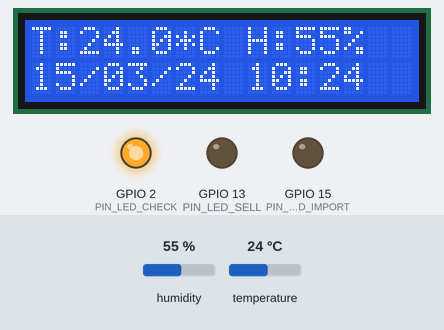
The program below on a simulated ESP32. On the bench: 16×2 character LCD, output pins drawn as LEDs (lit = HIGH). Inputs (shaded band) come from the test bench; at power-on: humidity 55 %, temperature 24 °C. WiFi joins after 1.5 s; servers stay silent unless stated; the local clock reads 2024-03-15 10:24:30 at power-on unless the program sets it; what the program prints to the serial monitor is not drawn.

Above: at 1.3 s.
1.4 s: humidity set to 22 %
At 9.3 s:
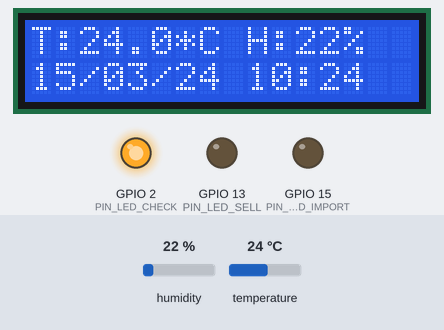
9.7 s: temperature set to 12 °C
At 16.7 s:
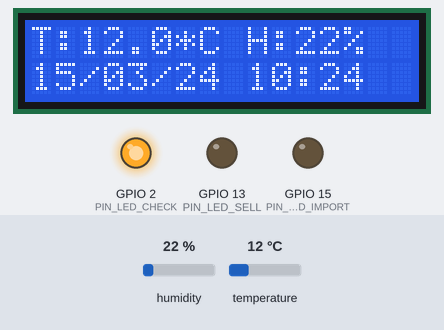
19.2 s: humidity set to 40 %
At 25.2 s:
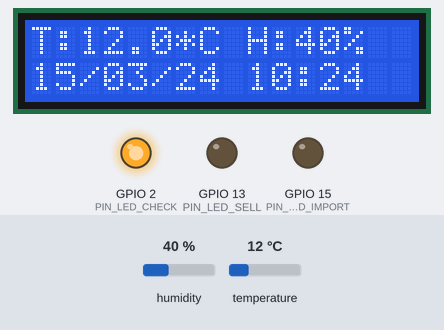
33.0 s: temperature set to 19 °C
At 41.1 s:
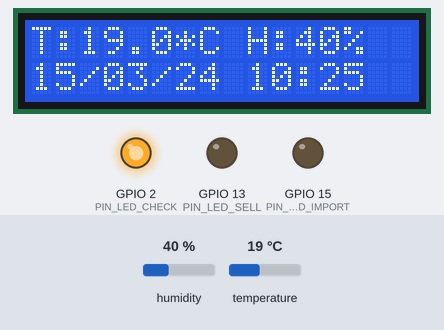
Timing chart, 0 to 42.6 s (numbered marks = the images above; inputs shaded):
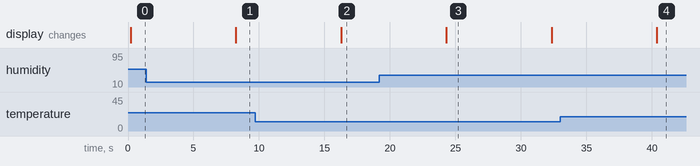

Measured:
- after the input at 1.4 s, the display: changes after 6.8 s (image 1)
- after the input at 9.7 s, the display: changes after 6.6 s (image 2)
- after the input at 19.2 s, the display: changes after 5.1 s (image 3)
- after the input at 33.0 s, the display: changes after 7.4 s (image 4)
- what the display in image 3 shows lasts 8.0 s, from 24.3 s to 32.3 s

The program:

main.cpp
```cpp
#include <Arduino.h>
#include <freertos/FreeRTOS.h>
#include <freertos/task.h>

#include "global.h"
#include "config/SystemConfig.h"
#include "hal/HalRFID.h"

#include "tasks/TaskInput.h"
#include "tasks/TaskManager.h"
#include "tasks/TaskTemp.h"
#include "tasks/task_wifi.h"

HalRFID myRFID;
QueueHandle_t g_queueRFID_to_Manager;

void setup() {
    Serial.begin(115200);
    Serial.setTimeout(50); // Chống kẹt Serial

    pinMode(PIN_LED_CHECK, OUTPUT);
    pinMode(PIN_LED_IMPORT, OUTPUT);
    pinMode(PIN_LED_SELL, OUTPUT);
    updateLeds();

    xSerialMutex = xSemaphoreCreateMutex();
    xLcdMutex = xSemaphoreCreateMutex();

    if (xSerialMutex == NULL || xLcdMutex == NULL) {
        Serial.println("Lỗi: Không thể tạo Mutex!");
        while(1);
    }

    // Khởi tạo LCD toàn cục
    myLCD.init();
    myLCD.showMessage("Edge Device", "System Ready.");

    // Khởi tạo Queue
    g_queueRFID_to_Manager = xQueueCreate(10, sizeof(SystemMessage));

    // Cập nhật lại Params cho Task (Xóa bỏ Queue gửi tới LCD)
    static InputTaskParams inputParams = {g_queueRFID_to_Manager, &myRFID};
    static ManagerTaskParams managerParams = {g_queueRFID_to_Manager, NULL}; // Sửa lại param này trong TaskManager.h nếu cần

    Serial.println(">>> STARTING EDGE TASKS...");

    // Khởi chạy các Task
    xTaskCreate(TaskManagerFunc,  "Manager",  4096, &managerParams, 2, NULL);
    xTaskCreate(TaskInputFunc,    "Input",    4096, &inputParams,   2, NULL);
    xTaskCreate(TaskTempFunc,     "Temp",     4096, NULL,           1, NULL);
    xTaskCreate(TaskWifiTimeFunc, "WifiTime", 4096, NULL,           1, NULL);

    // Đã xóa xTaskCreate của TaskDisplay
}

void loop() {
    // Vòng lặp chính bị FreeRTOS chiếm quyền điều khiển
    vTaskDelete(NULL);
}
```

global.h
```cpp
#ifndef GLOBAL_H
#define GLOBAL_H

#include <Arduino.h>
#include <freertos/FreeRTOS.h>
#include <freertos/semphr.h>
#include <freertos/queue.h>
#include "config/SystemConfig.h"
#include "hal/HalLCD.h" // Nhúng thư viện LCD vào đây để mọi Task đều thấy

// --- CÁC KIỂU DỮ LIỆU DÙNG CHUNG ---
enum EventType {
    EVENT_IDLE,
    EVENT_SCAN_RFID
    // Đã xóa EVENT_UPDATE_LCD vì không xài Queue cho LCD nữa
};

struct SystemMessage {
    EventType type;
    char payload[32];
    int value;
};

// --- CÁC BIẾN TOÀN CỤC ---
extern String lastScannedRFID;
extern int currentSystemMode;  // 0=Check, 1=Import, 2=Export

extern float currentTemperature;
extern float currentHumidity;

extern void updateLeds();

// --- TÀI NGUYÊN PHẦN CỨNG DÙNG CHUNG ---
extern HalLCD myLCD;                    // Màn hình LCD toàn cục
extern SemaphoreHandle_t xLcdMutex;     // Chìa khóa bảo vệ màn hình LCD
extern SemaphoreHandle_t xSerialMutex;  // Chìa khóa bảo vệ cổng Serial

#endif
```

TaskInput.h
```cpp
#ifndef TASK_INPUT_H
#define TASK_INPUT_H

#include <Arduino.h>
#include <freertos/FreeRTOS.h>
#include <freertos/queue.h>
#include "hal/HalRFID.h"

// -------------------------------------------------------------------------
// STRUCT THAM SỐ CHO TASK INPUT
// Chứa các tài nguyên cần thiết để task hoạt động
// -------------------------------------------------------------------------
struct InputTaskParams {
    QueueHandle_t outputQueue; // Queue để gửi kết quả (Mã thẻ) sang Manager
    HalRFID* rfidReader;       // Con trỏ tới phần cứng RFID
};

// Hàm thực thi chính của Task Input
// Vòng lặp vô tận quét thẻ RFID và đẩy sự kiện vào Queue
void TaskInputFunc(void *pvParameters);

#endif
```

TaskManager.h
```cpp
#ifndef TASK_MANAGER_H
#define TASK_MANAGER_H

#include <Arduino.h>
#include <freertos/FreeRTOS.h>
#include <freertos/queue.h>

// -------------------------------------------------------------------------
// STRUCT THAM SỐ CHO TASK MANAGER
// Manager cần nắm giữ cả 2 đầu mối Queue để nhận và gửi lệnh
// -------------------------------------------------------------------------
struct ManagerTaskParams {
    QueueHandle_t inputQueue;   // Nhận dữ liệu từ Input Task (VD: Mã thẻ vừa quẹt)
    QueueHandle_t displayQueue; // Gửi lệnh hiển thị sang Display Task
};

// Hàm thực thi chính của Task Manager
// Xử lý logic nghiệp vụ: Check mã thẻ -> Tra cứu Inventory -> Quyết định hiển thị
void TaskManagerFunc(void *pvParameters);

#endif
```

taskTemp.h
```cpp
#ifndef TASK_TEMP_H
#define TASK_TEMP_H
#include <Arduino.h>
#include <DHT.h>
#include "config/SystemConfig.h"
#include "global.h"

// Hàm thực thi chính của Task Temp
// Đọc cảm biến DHT định kỳ và cập nhật vào biến toàn cục
void TaskTempFunc(void *pvParameters);

#endif
```

task_wifi.h
```cpp
#ifndef TASK_WIFI_TIME_H
#define TASK_WIFI_TIME_H

#include <Arduino.h>

// Hàm thực thi chính của Task Wifi & Time (chạy trong FreeRTOS)
// Nhiệm vụ: Kết nối Wifi, lấy giờ chuẩn quốc tế (NTP) và cập nhật hệ thống
void TaskWifiTimeFunc(void *pvParameters);

#endif
```

global.cpp
```cpp
#include "global.h"

String lastScannedRFID = "";
int currentSystemMode = 0;

float currentTemperature = 0.0;
float currentHumidity = 0.0;

// Khởi tạo các đối tượng và Mutex
HalLCD myLCD;
SemaphoreHandle_t xLcdMutex = NULL;
SemaphoreHandle_t xSerialMutex = NULL;

void updateLeds(){
    digitalWrite(PIN_LED_CHECK, LOW);
    digitalWrite(PIN_LED_IMPORT, LOW);
    digitalWrite(PIN_LED_SELL, LOW);

    switch(currentSystemMode){
        case 0: digitalWrite(PIN_LED_CHECK, HIGH); break;
        case 1: digitalWrite(PIN_LED_IMPORT, HIGH); break;
        case 2: digitalWrite(PIN_LED_SELL, HIGH); break;
    }
}
```

TaskInput.cpp
```cpp
#include "tasks/TaskInput.h"
#include "global.h"

void TaskInputFunc(void *pvParameters) {
    InputTaskParams* params = (InputTaskParams*)pvParameters;
    QueueHandle_t outQ = params->outputQueue;
    HalRFID* rfid = params->rfidReader;

    SystemMessage msg;

    rfid->init();
    Serial.println("[INPUT] Ready: Scan RFID or Type Serial...");

    for (;;) {
        // 1. KIỂM TRA RFID (PHẦN CỨNG THẬT)
        if (rfid->checkTag()) {
            String uid = rfid->getTagUID();

            msg.type = EVENT_SCAN_RFID;
            strncpy(msg.payload, uid.c_str(), sizeof(msg.payload) - 1);
            msg.payload[sizeof(msg.payload) - 1] = '\0';

            xQueueSend(outQ, &msg, 10);
            vTaskDelay(1000 / portTICK_PERIOD_MS); // Chống kẹt thẻ
        }

        // 2. ĐỌC SERIAL TỪ GATEWAY
        if (Serial.available() > 0) {
            String input = Serial.readStringUntil('#');
            int colonIndex = input.indexOf(':');

            if (input.startsWith("!") && colonIndex != -1) {
                String idStr = input.substring(1, colonIndex);
                String valStr = input.substring(colonIndex + 1);

                // NẾU GATEWAY YÊU CẦU ĐỔI MODE (ID 4)
                if (idStr == "4") {
                    currentSystemMode = valStr.toInt();
                    updateLeds();
                    if (xSemaphoreTake(xLcdMutex, portMAX_DELAY) == pdTRUE) {
                        myLCD.clear();

                        myLCD.moveTo(0, 0);
                        myLCD.putStr("SYSTEM MODE:");

                        myLCD.moveTo(0, 1);
                        if (currentSystemMode == 0) myLCD.putStr("-> CHECKING");
                        else if (currentSystemMode == 1) myLCD.putStr("-> IMPORT");
                        else if (currentSystemMode == 2) myLCD.putStr("-> EXPORT");
                        vTaskDelay(2000 / portTICK_PERIOD_MS);
                        xSemaphoreGive(xLcdMutex);
                    }
                    if (xSemaphoreTake(xSerialMutex, portMAX_DELAY) == pdTRUE) {
                        Serial.print("!4:" + String(currentSystemMode) + "#");
                        xSemaphoreGive(xSerialMutex);
                    }
                }

                // NẾU GATEWAY YÊU CẦU HIỂN THỊ POP-UP (ID 5)
                else if (idStr == "5") {
                   int splitIndex = valStr.indexOf('|');
                   String line1 = "";
                   String line2 = "";

                   if (splitIndex != -1) {
                       line1 = valStr.substring(0, splitIndex);
                       line2 = valStr.substring(splitIndex + 1);
                   } else {
                       line1 = "System Msg:";
                       line2 = valStr;
                   }

                   // Vẽ Pop-up lên màn hình
                   if (xSemaphoreTake(xLcdMutex, portMAX_DELAY) == pdTRUE) {
                       myLCD.clear(); // DUY NHẤT Ở ĐÂY ĐƯỢC DÙNG CLEAR

                       myLCD.moveTo(0, 0);
                       myLCD.putStr(line1);

                       myLCD.moveTo(0, 1);
                       myLCD.putStr(line2);

                       xSemaphoreGive(xLcdMutex);
                   }
                }
            }
        }

        vTaskDelay(50 / portTICK_PERIOD_MS); // Cho CPU nghỉ ngơi
    }
}
```

TaskManager.cpp
```cpp
#include "tasks/TaskManager.h"
#include "config/SystemConfig.h"
#include "global.h"

void TaskManagerFunc(void *pvParameters) {
    ManagerTaskParams* params = (ManagerTaskParams*)pvParameters;
    QueueHandle_t inputQ = params->inputQueue;
    SystemMessage msgIn;

    for (;;) {
        if (xQueueReceive(inputQ, &msgIn, 10) == pdTRUE) {
            if (msgIn.type == EVENT_SCAN_RFID) {
                String uidHex = String(msgIn.payload);
                // Bắn thẳng mã RFID qua Serial cho Python Gateway (Feed ID: 3)
                Serial.print("!3:" + uidHex + "#");
            }
        }
        vTaskDelay(10);
    }
}
```

taskTemp.cpp
```cpp
#include "tasks/TaskTemp.h"
#include "global.h"
#include "time.h" // Thư viện đọc RTC

DHT dht(DHT_PIN, DHT_TYPE);

void TaskTempFunc(void *pvParameters) {
    dht.begin();
    Serial.println("[TEMP] Task Started");

    for (;;) {
        // 1. Đọc dữ liệu cảm biến
        float h = dht.readHumidity();
        float t = dht.readTemperature();

        if (isnan(h) || isnan(t)) {
            Serial.println("[TEMP] Failed to read DHT sensor!");
        } else {
            // Cập nhật biến toàn cục
            currentTemperature = t;
            currentHumidity = h;

            // 2. Gửi dữ liệu Sensor lên Gateway (Bọc Mutex)
            if (xSemaphoreTake(xSerialMutex, portMAX_DELAY) == pdTRUE) {
                Serial.print("!1:" + String(t, 1) + "#");
                Serial.print("!2:" + String(h, 0) + "#");
                xSemaphoreGive(xSerialMutex);
            }

            // ==========================================
            // 3. VẼ DASHBOARD LÊN LCD (KHÔNG DÙNG CLEAR)
            // ==========================================
            struct tm timeinfo;
            bool hasTime = getLocalTime(&timeinfo, 0);

            char line1[17];
            char line2[17];

            // Format dòng 1: "25.5*C 60% 82%   " (3 khoảng trắng cuối để xóa chữ rác)
            sprintf(line1, "T:%.1f*C H:%.0f%%", t, h);

            // Format dòng 2: "13/03/26 14:30  "
            if (hasTime) {
                strftime(line2, sizeof(line2), "%d/%m/%y %H:%M  ", &timeinfo);
            } else {
                sprintf(line2, "Time Syncing... ");
            }

            // Xin quyền vẽ lên LCD
            if (xSemaphoreTake(xLcdMutex, portMAX_DELAY) == pdTRUE) {
                myLCD.moveTo(0, 0);
                myLCD.putStr(line1);

                myLCD.moveTo(0, 1);
                myLCD.putStr(line2);

                xSemaphoreGive(xLcdMutex);
            }
        }

        // Đọc và vẽ lại màn hình định kỳ mỗi 8 giây
        vTaskDelay(8000 / portTICK_PERIOD_MS);
    }
}
```

task_wifi.cpp
```cpp
#include <Arduino.h>
#include <WiFi.h>
#include "time.h"
#include "global.h"

const char* ssid       = "";
const char* password   = "";

const char* ntpServer  = "pool.ntp.org";
const long  gmtOffset_sec = 7 * 3600; // GMT+7 cho Việt Nam
const int   daylightOffset_sec = 0;

void TaskWifiTimeFunc(void *pvParameters) {
    Serial.print("[WIFI] Dang ket noi den ");
    Serial.println(ssid);

    WiFi.begin(ssid, password);

    // Chờ kết nối
    while (WiFi.status() != WL_CONNECTED) {
        vTaskDelay(500 / portTICK_PERIOD_MS);
        Serial.print(".");
    }
    Serial.println("\n[WIFI] Da ket noi! Dang lay thoi gian...");

    // Khởi tạo và lấy thời gian thực từ Internet (NTP)
    configTime(gmtOffset_sec, daylightOffset_sec, ntpServer);
    vTaskDelete(NULL);
}
```

SystemConfig.h
```cpp
// include/config/SystemConfig.h
#ifndef SYSTEM_CONFIG_H
#define SYSTEM_CONFIG_H

#include <Arduino.h>

// --- PIN DEFINITIONS ---
#define PIN_SERVO       13
#define PIN_LCD_SDA     33
#define PIN_LCD_SCL     32
// RFID Pins (SPI)
#define PIN_RFID_SDA    5
#define PIN_RFID_SCK    18
#define PIN_RFID_MOSI   23
#define PIN_RFID_MISO   19
#define PIN_RFID_RST    4
//LED MODE
#define PIN_LED_CHECK   2 //GREEN
#define PIN_LED_IMPORT  15 //YELLOW
#define PIN_LED_SELL    13 //RED
// --- SYSTEM SETTINGS ---
#define LCD_ADDRESS     0x27
#define LCD_COLS        16
#define LCD_ROWS        2
#define SERIAL_BAUD     115200

// --- QUEUE SETTINGS ---
#define QUEUE_LENGTH    10
#define QUEUE_WAIT_MS   10
// --- SENSOR SETTINGS ---
#define DHT_PIN         16
#define DHT_TYPE        DHT22

#endif
```

HalLCD.h
```cpp
// include/hal/HalLCD.h
#ifndef HAL_LCD_H
#define HAL_LCD_H
#include <LiquidCrystal_I2C.h>
#include "config/SystemConfig.h"

class HalLCD {
private:
    LiquidCrystal_I2C* hw_lcd;
public:
    HalLCD();
    void init();
    void showMessage(const char* line1, const char* line2);
    void showStatus(const char* status);

    // --- CÁC HÀM MỚI BỔ SUNG ĐỂ KIỂM SOÁT TỌA ĐỘ ---

    // Xóa toàn bộ màn hình
    void clear();

    // Di chuyển con trỏ tới tọa độ (cột x, hàng y)
    // x: 0 đến 15 (cột)
    // y: 0 hoặc 1 (hàng)
    void moveTo(uint8_t x, uint8_t y);

    // In chuỗi (String, số nguyên, số thực) tại vị trí hiện tại
    void putStr(const String& str);
    void putStr(int num);
    void putStr(float num, int decimalPlaces = 1);
};
#endif
```

HalRFID.h
```cpp
#ifndef HAL_RFID_H
#define HAL_RFID_H

#include <SPI.h>
#include <MFRC522.h>
#include "config/SystemConfig.h"

// -------------------------------------------------------------------------
// LỚP HAL RFID
// Quản lý giao tiếp SPI với module MFRC522 để đọc thẻ từ
// -------------------------------------------------------------------------
class HalRFID {
private:
    MFRC522* mfrc522; // Con trỏ tới đối tượng thư viện MFRC522
public:
    // Hàm khởi tạo: Cấu hình chân CS và RST
    HalRFID();

    // Khởi tạo giao tiếp SPI và module RFID
    void init();

    // Kiểm tra xem có thẻ mới được đặt vào hay không
    // Trả về: true nếu có thẻ, false nếu không
    bool checkTag();

    // Đọc và trả về mã UID của thẻ dưới dạng String (HEX)
    String getTagUID();
};

#endif
```

HalLCD.cpp
```cpp
#include "hal/HalLCD.h"
#include <Wire.h>

HalLCD::HalLCD() {
    hw_lcd = new LiquidCrystal_I2C(LCD_ADDRESS, LCD_COLS, LCD_ROWS);
}

void HalLCD::init() {
    Wire.begin(PIN_LCD_SDA, PIN_LCD_SCL);
    hw_lcd->init();
    hw_lcd->backlight();
    showMessage("System Booting", "Please Wait...");
}

void HalLCD::showMessage(const char* line1, const char* line2) {
    hw_lcd->clear();
    hw_lcd->setCursor(0, 0);
    hw_lcd->print(line1);
    hw_lcd->setCursor(0, 1);
    hw_lcd->print(line2);
}

// --- Design màn hình LCD ---

void HalLCD::clear() {
    hw_lcd->clear();
}

void HalLCD::moveTo(uint8_t x, uint8_t y) {
    hw_lcd->setCursor(x, y);
}

void HalLCD::putStr(const String& str) {
    hw_lcd->print(str);
}

void HalLCD::putStr(int num) {
    hw_lcd->print(num);
}

void HalLCD::putStr(float num, int decimalPlaces) {
    hw_lcd->print(num, decimalPlaces);
}
```

HalRFID.cpp
```cpp
#include "hal/HalRFID.h"

// Constructor: Cấu hình chân CS (SDA) và RST cho module RC522
HalRFID::HalRFID() {
    mfrc522 = new MFRC522(PIN_RFID_SDA, PIN_RFID_RST);
}

// Khởi tạo giao tiếp SPI và Module RFID
void HalRFID::init() {
    SPI.begin();         // Khởi động bus SPI
    mfrc522->PCD_Init(); // Khởi động chip RC522
}

// Kiểm tra xem có thẻ hợp lệ không
bool HalRFID::checkTag() {
    // Điều kiện: Phải có thẻ mới đặt vào VÀ đọc được dữ liệu thẻ đó
    if (!mfrc522->PICC_IsNewCardPresent() || !mfrc522->PICC_ReadCardSerial()) {
        return false;
    }
    return true;
}

// Lấy mã UID của thẻ và chuyển sang dạng chuỗi HEX
String HalRFID::getTagUID() {
    String uidString = "";
    for (byte i = 0; i < mfrc522->uid.size; i++) {
        if (mfrc522->uid.uidByte[i] < 0x10) {
            uidString += "0"; // Thêm số 0 đằng trước nếu số hex chỉ có 1 ký tự
        }
        uidString += String(mfrc522->uid.uidByte[i], HEX);
    }
    uidString.toUpperCase(); // Chuyển thành chữ hoa cho đẹp

    // Ngắt giao tiếp với thẻ hiện tại để tránh đọc lại liên tục thẻ cũ
    mfrc522->PICC_HaltA();
    mfrc522->PCD_StopCrypto1();

    return uidString;
}
```
